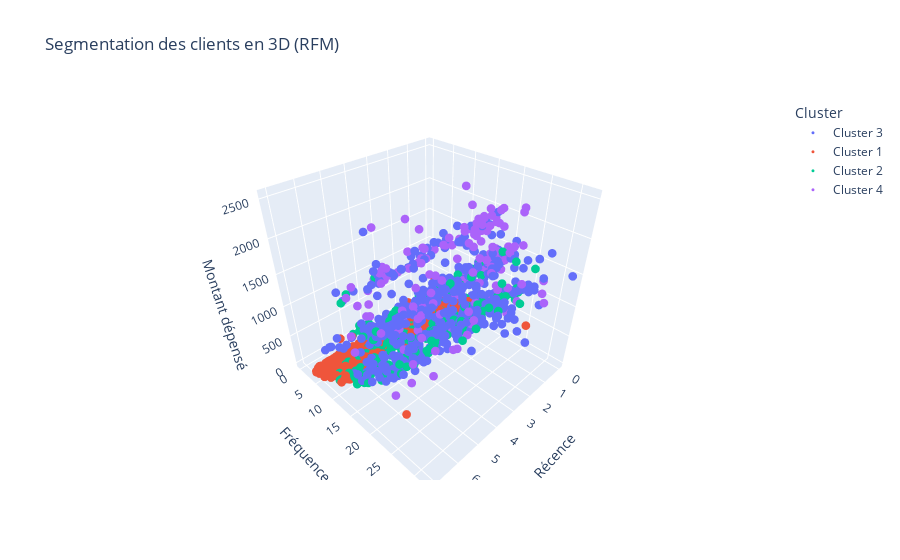

Here is the notebook cell this chart was saved with:
### Code cell
# Importation de Plotly
import plotly.express as px

# Calcul des trois dimensions RFM
rfm_data = pd.DataFrame()

# Récence (Recency)
rfm_data['Recency'] = df_['Recency_']

# Fréquence (Frequency) : Somme des différents types d'achats
rfm_data['Frequency'] = df_['Total_Purchases']

# Monétaire (Monetary) : Total des dépenses
rfm_data['Monetary'] = df_['Total_Spend']

# Ajout de la colonne Cluster pour la couleur dans le graphique
rfm_data['Cluster'] = df_['Cluster']

# Création du graphique interactif en 3D avec Plotly
fig = px.scatter_3d(
    rfm_data, 
    x='Recency', 
    y='Frequency', 
    z='Monetary', 
    color='Cluster',
    title='Segmentation des clients en 3D (RFM)',
    labels={'Recency': 'Récence', 'Frequency': 'Fréquence', 'Monetary': 'Montant dépensé'},
    color_continuous_scale=px.colors.sequential.Viridis
)

# Ajustement de la taille des points dans le graphique
fig.update_traces(marker=dict(size=3))

# Affichage du graphique interactif
fig.show()

### Figure 1 — Plotly figure (JSON) as saved in the notebook; plotly's stock layout.template omitted (floating-point values rounded to 4 significant figures; data arrays with more than 128 entries replaced by an {"elided": "..."} marker saying what was removed)
{"data": [{"hovertemplate": "Cluster=Cluster 3<br>Récence=%{x}<br>Fréquence=%{y}<br>Montant dépensé=%{z}<extra></extra>", "legendgroup": "Cluster 3", "marker": {"color": "#636efa", "size": 3, "symbol": "circle"}, "mode": "markers", "name": "Cluster 3", "scene": "scene", "showlegend": true, "type": "scatter3d", "x": {"elided": "662 float values"}, "y": {"elided": "662 int values"}, "z": {"elided": "662 int values"}}, {"hovertemplate": "Cluster=Cluster 1<br>Récence=%{x}<br>Fréquence=%{y}<br>Montant dépensé=%{z}<extra></extra>", "legendgroup": "Cluster 1", "marker": {"color": "#EF553B", "size": 3, "symbol": "circle"}, "mode": "markers", "name": "Cluster 1", "scene": "scene", "showlegend": true, "type": "scatter3d", "x": {"elided": "1026 float values"}, "y": {"elided": "1026 int values"}, "z": {"elided": "1026 int values"}}, {"hovertemplate": "Cluster=Cluster 2<br>Récence=%{x}<br>Fréquence=%{y}<br>Montant dépensé=%{z}<extra></extra>", "legendgroup": "Cluster 2", "marker": {"color": "#00cc96", "size": 3, "symbol": "circle"}, "mode": "markers", "name": "Cluster 2", "scene": "scene", "showlegend": true, "type": "scatter3d", "x": {"elided": "363 float values"}, "y": {"elided": "363 int values"}, "z": {"elided": "363 int values"}}, {"hovertemplate": "Cluster=Cluster 4<br>Récence=%{x}<br>Fréquence=%{y}<br>Montant dépensé=%{z}<extra></extra>", "legendgroup": "Cluster 4", "marker": {"color": "#ab63fa", "size": 3, "symbol": "circle"}, "mode": "markers", "name": "Cluster 4", "scene": "scene", "showlegend": true, "type": "scatter3d", "x": {"elided": "185 float values"}, "y": {"elided": "185 int values"}, "z": {"elided": "185 int values"}}], "layout": {"legend": {"title": {"text": "Cluster"}, "tracegroupgap": 0}, "scene": {"domain": {"x": [0, 1], "y": [0, 1]}, "xaxis": {"title": {"text": "Récence"}}, "yaxis": {"title": {"text": "Fréquence"}}, "zaxis": {"title": {"text": "Montant dépensé"}}}, "title": {"text": "Segmentation des clients en 3D (RFM)"}}}
